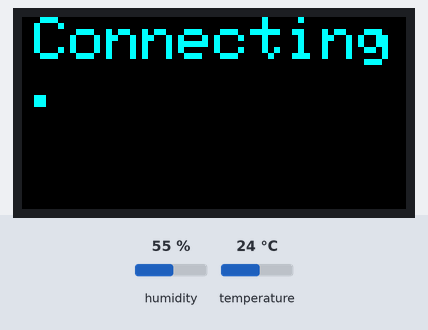
This sketch was run on a simulated ESP8266 (NodeMCU). Shown: 64×32 colour display. Inputs (shaded band) come from the test bench; at power-on: humidity 55 %, temperature 24 °C. WiFi joins after 1.5 s; servers stay silent unless stated; uploads are accepted with an empty reply.

Above: at 2.6 s.
At 3.6 s:
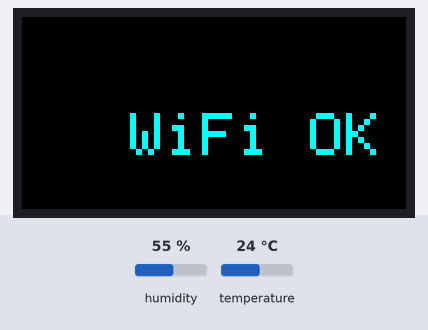
At 6.8 s:
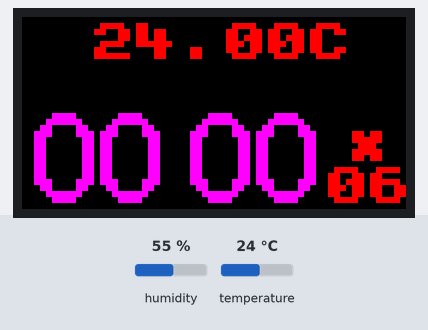
At 14.5 s:
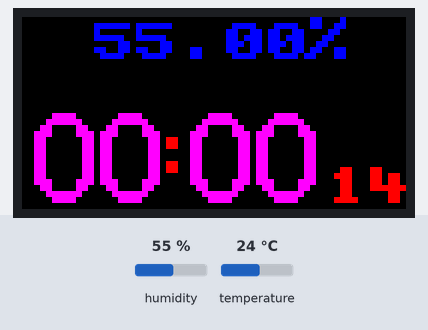
At 22.5 s:
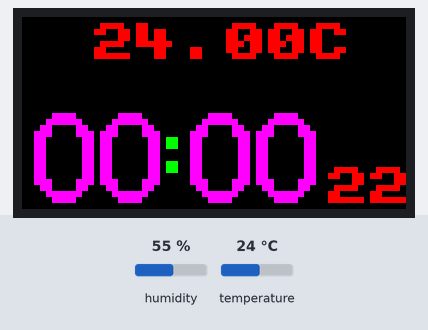
At 38.5 s:
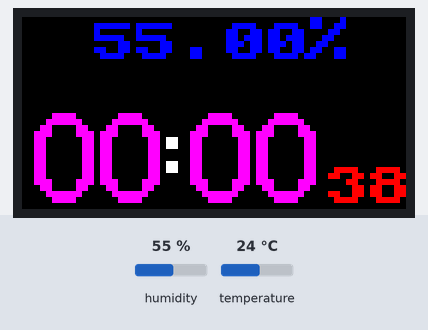

Measured:
- what the display in image 0 shows lasts 0.5 s, from 2.5 s to 3.0 s
- what the display in image 1 shows lasts 3.0 s, from 3.5 s to 6.5 s
- what the display in image 2 shows lasts 5.6 s, from 6.8 s to 12.4 s
- what the display in image 3 shows lasts 1.0 s, from 14.4 s to 15.4 s

The sketch:

LED_Matrix.ino
```cpp
// REQUIRES the following Arduino libraries:
// - DHT Sensor Library: https://github.com/adafruit/DHT-sensor-library
// - RGB matrix Panel Library: https://github.com/2dom/PxMatrix
// - Adafruit_GFX Library: https://github.com/adafruit/Adafruit-GFX-Library
// - esp8266 library (nodemcu) found at https://github.com/esp8266/Arduino
// - package_esp8266com_index.json found at http://arduino.esp8266.com/stable/package_esp8266com_index.json
// Find All "Great Projects" Videos : https://www.youtube.com/channel/UCCC8DuqicBtP3A_aC53HYDQ/videos

// LED Panel fro ebay - https://www.ebay.co.uk/itm/LED-Matrix-P3-RGB-pixel-panel-64x32-LED-sign-screen-module/274052902903

#include "DHT.h"
#define DHTPIN 0     //GPIO-0 D3 pin of nodemcu
#define DHTTYPE DHT22   // DHT 11
#include "Arduino.h"
#include <ESP8266WiFi.h>
WiFiClient client;
DHT dht(DHTPIN, DHTTYPE);
#include <Adafruit_GFX.h>
#include "FreeMonoBold12pt7b.h"
#include "kongtext4pt7b.h"
#include <PxMatrix.h>
#include <Ticker.h>
Ticker display_ticker;
#define P_LAT 16
#define P_A 5
#define P_B 4
#define P_C 15
#define P_D 12
#define P_OE 2

// Pins for LED MATRIX

#define matrix_width 64
#define matrix_height 32

int h,m,s,d;
int16_t   hue = 0;
String dow;
String day;
String month;
String year;
String date;
  float rh = 0;
  float t = 0;
uint8_t r=0, g=0, b=0;
unsigned int NewRTCh = 24;
unsigned int NewRTCm = 60;
unsigned int NewRTCs = 10;
char szTime[4];    // 00
char szMesg[10] = "";
static bool Mode = true;
const char* ssid     = "SSID";     // SSID of local network
const char* password = "PASSWORD";   // Password on network

// This defines the 'on' time of the display is us. The larger this number,
// the brighter the display. If too large the ESP will crash
uint8_t display_draw_time=10; //10-50 is usually fine

//PxMATRIX display(matrix_width,matrix_height,P_LAT, P_OE,P_A,P_B,P_C);
PxMATRIX display(64,32,P_LAT, P_OE,P_A,P_B,P_C,P_D);
//PxMATRIX display(64,64,P_LAT, P_OE,P_A,P_B,P_C,P_D,P_E);

// Some standard colors
uint16_t myRED = display.color565(255, 0, 0);
uint16_t myGREEN = display.color565(0, 255, 0);
uint16_t myBLUE = display.color565(0, 0, 255);
uint16_t myWHITE = display.color565(255, 255, 255);
uint16_t myYELLOW = display.color565(255, 255, 0);
uint16_t myCYAN = display.color565(0, 255, 255);
uint16_t myMAGENTA = display.color565(255, 0, 255);
uint16_t myBLACK = display.color565(255, 255, 255);

uint16_t myCOLORS[8]={myRED,myGREEN,myBLUE,myWHITE,myYELLOW,myCYAN,myMAGENTA,myBLACK};


#ifdef ESP8266
// ISR for display refresh
void display_updater()
{
  display.display(display_draw_time);
}
#endif


void display_update_enable(bool is_enable)
{

#ifdef ESP8266
  if (is_enable)
    display_ticker.attach(0.002, display_updater);
  else
    display_ticker.detach();
#endif

}

void(* resetFunc) (void) = 0;//declare reset function at address 0

void getTemperature(char *psz)
{
          dtostrf(t, 3, 1, szMesg);
  display.setCursor(11, 0);
  display.fillRect(0, 0, 64, 8, display.color565(0, 0, 0));
  display.setFont(&kongtext4pt7b);
  display.setTextColor(myRED);
    display.print(t);
    display.print("C");
  display.setFont();
  rh = dht.readHumidity();
}
void getHumidity(char *psz)
// Code for reading date
{
  display.setCursor(11, 0);
  display.fillRect(0, 0, 64, 8, display.color565(0, 0, 0));
  display.setFont(&kongtext4pt7b);
  display.setTextColor(myBLUE);
    display.print(rh);
    display.print("%");
  display.setFont();
  t = dht.readTemperature();
}
void getDate()
// Code for reading date
{
    if (Mode)
   {
        display.setCursor(4,8);
  display.fillRect(0, 9, 64, 7, display.color565(0, 0, 0));
  display.setFont(&kongtext4pt7b);
  display.setTextColor(myGREEN);
  display.print(dow);
  display.setTextColor(myRED);
  display.print(day);
  display.setTextColor(myGREEN);
  display.print(month);
  display.setFont();
   } else
   {
        display.setCursor(0,8);
  display.fillRect(0, 9, 64, 7, display.color565(0, 0, 0));
  display.setFont(&kongtext4pt7b);
  display.setTextColor(myRED);
  display.print(day);
  display.setTextColor(myGREEN);
  display.print(month);
  display.setTextColor(myRED);
  display.print(year);
  display.setFont();
   }

}
void getRTCh(char *psz)
// Code for reading clock time
{
  sprintf(psz, "%02d", h);
  display.setCursor(0, 24);
  display.setFont(&FreeMonoBold12pt7b);
  display.setTextColor(myMAGENTA);
  display.fillRect(0, 16, 24, 15, display.color565(0, 0, 0));
  display.print(szTime);
  display.setFont();
  NewRTCh=h;
}

void getRTCm(char *psz)
// Code for reading clock time
{
  sprintf(psz, "%02d", m);
  display.setCursor(26, 24); //26
  display.setFont(&FreeMonoBold12pt7b);
  display.setTextColor(myMAGENTA);
  display.fillRect(26, 16, 25, 15, display.color565(0, 0, 0));
  display.print(szTime);
  display.setFont();
  NewRTCm=m;
}
void getTim(char *psz, bool f = true)
// Code for reading clock time
{
  if (NewRTCs != s/10)
  {

    if (Mode)
   {
        getTemperature(szMesg);
   } else
   {
        getHumidity(szMesg);
   }
   getDate();
   Mode = !Mode;
  display.setCursor(20, 16);
  display.setTextSize(2);
  display.setTextColor(myCOLORS[g]);
  display.fillRect(24, 20, 2, 6, display.color565(0, 0, 0));
    display.print(f ? ':' : ' ');
  display.setCursor(54, 18);
  display.setTextSize(1);
  display.fillRect(54, 18, 10, 6, display.color565(0, 0, 0));
  display.setFont(&kongtext4pt7b);
  display.setTextColor(myCOLORS[b]);
    display.print(f ? ' ' : '*');
  display.setFont();
  display.setCursor(50, 24);
  display.setTextSize(1);
  display.setTextColor(myCOLORS[r]);
  sprintf(psz, "%02d", s);
  display.fillRect(50, 25, 13, 6, display.color565(0, 0, 0));
  display.setFont(&kongtext4pt7b);
    display.print(szTime);
  display.setFont();
      NewRTCs=s/10;
    }
    else
  {
  display.setCursor(20, 16);
  display.setTextSize(2);
  display.setTextColor(myCOLORS[g]);
  display.fillRect(24, 20, 2, 6, display.color565(0, 0, 0));
    display.print(f ? ':' : ' ');
  display.setCursor(54, 18);
  display.setTextSize(1);
  display.fillRect(54, 18, 10, 6, display.color565(0, 0, 0));
  display.setFont(&kongtext4pt7b);
  display.setTextColor(myCOLORS[r]);
    display.print(f ? ' ' : '*');
  display.setFont();
  display.setCursor(50, 24);
  display.setTextColor(myCOLORS[b]);
  sprintf(psz, "%02d", s);
  display.fillRect(58, 25, 6, 6, display.color565(0, 0, 0));
  display.setFont(&kongtext4pt7b);
    display.print(szTime);
  display.setFont();
    }
}
void scroll_text(uint8_t ypos, unsigned long scroll_delay, String text)
{ uint16_t text_length = 70;
    display.setTextWrap(false);
    // Asuming 5 pixel average character width
    display.setFont(&kongtext4pt7b);
  display.setTextColor(myCOLORS[r]);
    for (int xpos=matrix_width; xpos>-120; xpos--)
    {
      display.setCursor(xpos,ypos);
      display.fillRect(0, 9, 64, 7, display.color565(0, 0, 0));
      display.println(text);
      delay(scroll_delay);
      yield();

      // This might smooth the transition a bit if we go slow
      // display.setTextColor(display.color565(colorR/4,colorG/4,colorB/4));
      // display.setCursor(xpos-1,ypos);
      // display.println(text);
    }
  display.setFont();
   getDate();
}

void setup() {
  Serial.begin(115200);
  dht.begin();
   t = dht.readTemperature();
   rh = dht.readHumidity();
    delay(2000);
  // Define your display layout here, e.g. 1/8 step
  display.begin(16);

  // Define your scan pattern here {LINE, ZIGZAG, ZAGGIZ, WZAGZIG, VZAG} (default is LINE)
  //display.setScanPattern(LINE);

  // Define multiplex implemention here {BINARY, STRAIGHT} (default is BINARY)
  //display.setMuxPattern(BINARY);

  display.setFastUpdate(true);
    display.setRotation(0); // we don't wrap text so it scrolls nicely
  display.clearDisplay();
  display.setTextColor(myCYAN);
  display.setCursor(2,0);
  display.println("Connecting");
  WiFi.begin(ssid, password);
  while (WiFi.status() != WL_CONNECTED) {
    delay(500);
    display.print(".");
  }
  display.clearDisplay();
  display.println("");
  display.print("   WiFi OK");
  display_update_enable(true);
  delay(3000);
    getTime();
}

void loop() {


  static uint32_t lastTime = 0; // millis() memory
  static bool flasher = false;  // seconds passing flasher
  if (millis() - lastTime >= 1000)
  {
    lastTime = millis();
    updateTime();
    getTim(szTime, flasher);
    flasher = !flasher;
    if (NewRTCh != h)
   {
    if (h >= 24)
   {
      resetFunc();
   }
        getRTCh(szTime);
   }
    if (NewRTCm != m)
   {
        getRTCm(szTime);
  scroll_text(14,30,date);
   }
      r++;
      if(r == 8) {
        r = 0;
        g++;
        if(g == 8) {
          g = 0;
          b++;
        if(b == 8) {
          b = 0;
        }
        }
      }
  }
}

long localEpoc = 0;

void getTime()
{
  display.clearDisplay();
  WiFiClient client;
  if (!client.connect("www.google.com", 80)) {
  display.println("connection to google failed");
    return;
  }
  display.setCursor(0, 0);
  display.println("connection to google");
  client.print(String("GET / HTTP/1.1\r\n") +
               String("Host: www.google.com\r\n") +
               String("Connection: close\r\n\r\n"));
  int repeatCounter = 0;
  while (!client.available() && repeatCounter < 10) {
    delay(500);
  display.print(".");
    repeatCounter++;
  }

  String line;
  client.setNoDelay(false);
  while(client.connected() && client.available()) {
    line = client.readStringUntil('\n');
    line.toUpperCase();
    if (line.startsWith("DATE: ")) {
      dow = line.substring(6, 9).c_str();
      day = line.substring(11, 13).c_str();
      month = line.substring(14, 17).c_str();
      year = line.substring(18, 22).c_str();
      date = line.substring(6, 22).c_str();
      h = line.substring(23, 25).toInt();
      m = line.substring(26, 28).toInt();
      s = line.substring(29, 31).toInt();
      localEpoc = (h * 60 * 60 + m * 60 + s);
    }
  }
  client.stop();
  display.clearDisplay();
}

void updateTime()
{
  s = localEpoc + (millis()/1000);
  m = s/60;
  h = m/60;
  m %= 60;
  s %= 60;
}

uint16_t Wheel(byte WheelPos) {
  if(WheelPos < 1) {
   return display.color565(255, 255, 0);
  } else if(WheelPos < 2) {
   WheelPos -= 1;
   return display.color565(0, 255, 255);
  } else if(WheelPos < 3) {
   WheelPos -= 2;
   return display.color565(255, 0, 255);
  } else {
   WheelPos -= 3;
   return display.color565(255, 255, 0);
  }
}
```

Source omitted: noBold12pt7b.h (data table, 16081 bytes), kongtext4pt7b.h (data table, 7859 bytes)
